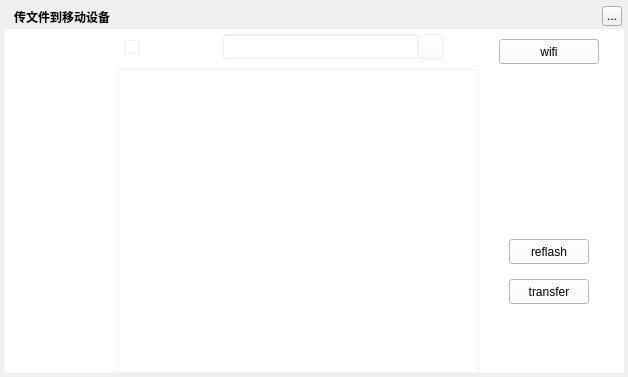
<?xml version="1.0" encoding="UTF-8"?>
<ui version="4.0">
 <class>MusicConnectTransferWidget</class>
 <widget class="QWidget" name="MusicConnectTransferWidget">
  <property name="geometry">
   <rect>
    <x>0</x>
    <y>0</y>
    <width>628</width>
    <height>377</height>
   </rect>
  </property>
  <property name="windowTitle">
   <string>传文件到移动设备</string>
  </property>
  <widget class="QLabel" name="background">
   <property name="geometry">
    <rect>
     <x>4</x>
     <y>4</y>
     <width>620</width>
     <height>369</height>
    </rect>
   </property>
   <property name="text">
    <string/>
   </property>
  </widget>
  <widget class="QLabel" name="topTitleName">
   <property name="geometry">
    <rect>
     <x>14</x>
     <y>4</y>
     <width>171</width>
     <height>25</height>
    </rect>
   </property>
   <property name="styleSheet">
    <string notr="true">color:&quot;#FFFFFF&quot;;font-weight:bold</string>
   </property>
   <property name="text">
    <string>传文件到移动设备</string>
   </property>
  </widget>
  <widget class="QToolButton" name="topTitleCloseButton">
   <property name="geometry">
    <rect>
     <x>602</x>
     <y>6</y>
     <width>20</width>
     <height>20</height>
    </rect>
   </property>
   <property name="text">
    <string>...</string>
   </property>
  </widget>
  <widget class="QWidget" name="backgroundMask" native="true">
   <property name="geometry">
    <rect>
     <x>4</x>
     <y>29</y>
     <width>620</width>
     <height>344</height>
    </rect>
   </property>
   <property name="styleSheet">
    <string notr="true">QWidget{background:white;}
QLabel{background:transparent;}</string>
   </property>
   <widget class="QWidget" name="playListWidget" native="true">
    <property name="geometry">
     <rect>
      <x>114</x>
      <y>0</y>
      <width>361</width>
      <height>344</height>
     </rect>
    </property>
    <property name="styleSheet">
     <string notr="true">background:rgba(255,255,255,50)</string>
    </property>
    <widget class="QLineEdit" name="searchLineEdit">
     <property name="geometry">
      <rect>
       <x>105</x>
       <y>5</y>
       <width>195</width>
       <height>25</height>
      </rect>
     </property>
    </widget>
    <widget class="QCheckBox" name="allSelectedcheckBox">
     <property name="geometry">
      <rect>
       <x>7</x>
       <y>10</y>
       <width>95</width>
       <height>16</height>
      </rect>
     </property>
    </widget>
    <widget class="QPushButton" name="searchLineLabel">
     <property name="geometry">
      <rect>
       <x>300</x>
       <y>5</y>
       <width>25</width>
       <height>25</height>
      </rect>
     </property>
     <property name="cursor">
      <cursorShape>PointingHandCursor</cursorShape>
     </property>
     <property name="styleSheet">
      <string notr="true">border-image: url(:/tiny/btn_search_main_hover);</string>
     </property>
     <property name="iconSize">
      <size>
       <width>25</width>
       <height>25</height>
      </size>
     </property>
    </widget>
    <widget class="MusicConnectTransferTableWidget" name="playListTableWidget">
     <property name="geometry">
      <rect>
       <x>0</x>
       <y>40</y>
       <width>361</width>
       <height>304</height>
      </rect>
     </property>
    </widget>
    <widget class="QLabel" name="functionBottomLabel">
     <property name="geometry">
      <rect>
       <x>0</x>
       <y>40</y>
       <width>361</width>
       <height>304</height>
      </rect>
     </property>
     <property name="styleSheet">
      <string notr="true">background:rgb(255,255,255)</string>
     </property>
    </widget>
    <zorder>searchLineEdit</zorder>
    <zorder>allSelectedcheckBox</zorder>
    <zorder>searchLineLabel</zorder>
    <zorder>functionBottomLabel</zorder>
    <zorder>playListTableWidget</zorder>
   </widget>
   <widget class="QStackedWidget" name="stackedWidget">
    <property name="geometry">
     <rect>
      <x>475</x>
      <y>40</y>
      <width>145</width>
      <height>304</height>
     </rect>
    </property>
    <property name="currentIndex">
     <number>0</number>
    </property>
    <widget class="QWidget" name="mobileModeWidget">
     <widget class="QLabel" name="iconUSBLabel">
      <property name="geometry">
       <rect>
        <x>35</x>
        <y>50</y>
        <width>72</width>
        <height>72</height>
       </rect>
      </property>
      <property name="pixmap">
       <pixmap resource="../../../TTKQrc/MusicPlayer.qrc">:/toolSets/lb_mobile_usb</pixmap>
      </property>
     </widget>
     <widget class="QLabel" name="textUSBLabel">
      <property name="geometry">
       <rect>
        <x>25</x>
        <y>120</y>
        <width>95</width>
        <height>25</height>
       </rect>
      </property>
      <property name="alignment">
       <set>Qt::AlignCenter</set>
      </property>
     </widget>
     <widget class="QPushButton" name="transferUSBButton">
      <property name="geometry">
       <rect>
        <x>30</x>
        <y>210</y>
        <width>80</width>
        <height>25</height>
       </rect>
      </property>
      <property name="text">
       <string>transfer</string>
      </property>
     </widget>
     <widget class="QPushButton" name="reflashUSBButton">
      <property name="geometry">
       <rect>
        <x>30</x>
        <y>170</y>
        <width>80</width>
        <height>25</height>
       </rect>
      </property>
      <property name="text">
       <string>reflash</string>
      </property>
     </widget>
    </widget>
    <widget class="QWidget" name="wifiModeWidget">
     <widget class="QLabel" name="iconWIFILabel">
      <property name="geometry">
       <rect>
        <x>35</x>
        <y>50</y>
        <width>72</width>
        <height>72</height>
       </rect>
      </property>
      <property name="pixmap">
       <pixmap resource="../../../TTKQrc/MusicPlayer.qrc">:/toolSets/lb_mobile_wifi</pixmap>
      </property>
     </widget>
     <widget class="QPushButton" name="transferWIFIButton">
      <property name="geometry">
       <rect>
        <x>30</x>
        <y>210</y>
        <width>80</width>
        <height>25</height>
       </rect>
      </property>
      <property name="text">
       <string>transfer</string>
      </property>
     </widget>
     <widget class="QLabel" name="WIFILabel">
      <property name="geometry">
       <rect>
        <x>10</x>
        <y>140</y>
        <width>120</width>
        <height>15</height>
       </rect>
      </property>
      <property name="text">
       <string>对方IP地址</string>
      </property>
     </widget>
     <widget class="QLineEdit" name="lineWIFIEdit">
      <property name="geometry">
       <rect>
        <x>10</x>
        <y>160</y>
        <width>120</width>
        <height>20</height>
       </rect>
      </property>
     </widget>
    </widget>
   </widget>
   <widget class="QPushButton" name="switchButton">
    <property name="geometry">
     <rect>
      <x>495</x>
      <y>10</y>
      <width>100</width>
      <height>25</height>
     </rect>
    </property>
    <property name="text">
     <string>wifi</string>
    </property>
   </widget>
   <widget class="QWidget" name="playListLayoutWidget">
    <property name="geometry">
     <rect>
      <x>10</x>
      <y>40</y>
      <width>90</width>
      <height>300</height>
     </rect>
    </property>
    <layout class="QVBoxLayout" name="playListLayout">
     <property name="spacing">
      <number>2</number>
     </property>
    </layout>
   </widget>
  </widget>
  <zorder>background</zorder>
  <zorder>backgroundMask</zorder>
  <zorder>topTitleName</zorder>
  <zorder>topTitleCloseButton</zorder>
 </widget>
 <customwidgets>
  <customwidget>
   <class>MusicConnectTransferTableWidget</class>
   <extends>QTableWidget</extends>
   <header>musicconnecttransfertablewidget.h</header>
  </customwidget>
 </customwidgets>
 <resources>
  <include location="../../../TTKQrc/MusicPlayer.qrc"/>
 </resources>
 <connections/>
</ui>
